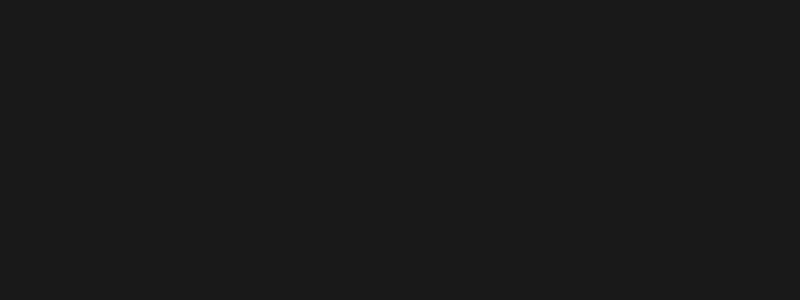
Frame 1 (no input)
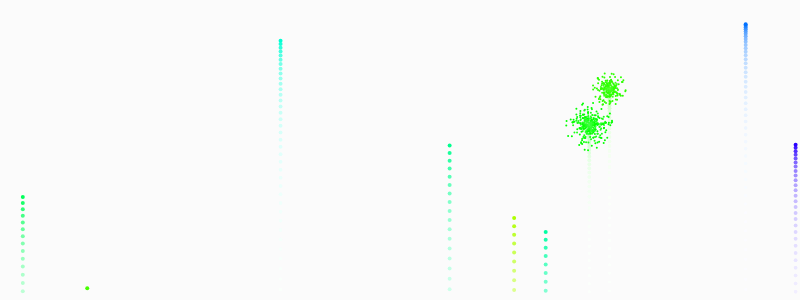
Frame 60 (no input)
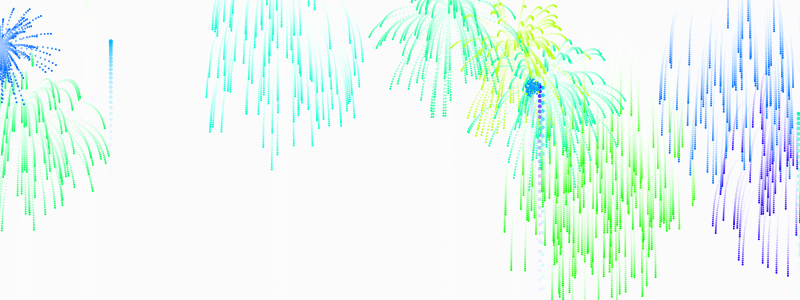
Frame 120 (the mouse pressed at the canvas centre since frame 60)

The p5.js sketch that drew these frames (run headless with seeded random() and noise() and a simulated clock; from frame 60 on, the mouse is pressed at the canvas centre):

// p5.js sketch
// ── sketch.js
var fireworks = [];
var gravity;

function setup() {
  createCanvas(800, 300);
  colorMode(HSB);
  gravity = createVector(0, 0.2);
  stroke(255);
  strokeWeight(4);
  background(0);
}

function draw() {
	colorMode(RGB);
	background(255, 25);
	// Every frame there is a 10 per cent chance of firework being made
	if (random(1) < 0.1) {
		fireworks.push(new Firework());
	}
	for (var i = fireworks.length -1; i >= 0; i--) {
		// fireworks[i].cannon();
		fireworks[i].update();
		fireworks[i].show();
		if (fireworks[i].done()) {
			// Remove firework
			fireworks.splice(i, 1);
		}
	}
}
// ── firework.js
// One particle, will make up many particles or a system
function Firework() {
	// Random hue
	this.hu = random(255);
	this.firework = new Particle(random(width), height, this.hu, true);
	this.exploded = false;
	this.particles = [];

	this.done = function() {
		// If exploded is true and there are no particles in the particles array
		if (this.exploded && this.particles.length === 0) {
			return true;
		}
		else {
			return false;
		}
	}

	this.update = function() {
		if (!this.exploded) {
			this.firework.applyForce(gravity);
			this.firework.update();
			// If this firework is going downwards then explode
			if (this.firework.velocity.y >= 0) {
				this.exploded = true;
				this.explode();
			}
		}

		// Looping through system of particles, loop backwards, take particles from back of list of particles
		for (var i = this.particles.length - 1; i >= 0; i--) {
			// Ensures each particle experiences gravity and updates
			this.particles[i].applyForce(gravity);
			this.particles[i].update();

			if (this.particles[i].done()) {
				// Deletes this particle from the array
				this.particles.splice(i, 1);
			}
		}
	}

	this.explode = function() {
		// Create this many particles
		for (var i = 0; i < 100; i++) {
			// Start at fireworks center
			var p = new Particle(this.firework.position.x, this.firework.position.y, this.hu, false);
			// Add these particles to the particles array
			this.particles.push(p);
		}
	}

	this.show = function() {
		colorMode(HSB);
		if (!this.exploded) {
			this.firework.show();
		}
		for (var i = 0; i < this.particles.length; i++) {
			this.particles[i].show();
		}
	}
}

// ── particle.js
function Particle(x, y, hu, firework) {
	this.position = createVector(x, y);
	this.firework = firework;
	// Fade out lifespan
	this.lifespan = 255;
	this.hu = hu;
	// If true returned
	if (this.firework) {
	// How high the fireworks will reach determined by this 
	this.velocity = createVector(0, random(-12, -8));
	}
	else {
		// Random direction
		this.velocity = p5.Vector.random2D();
		// Causes explosion to burst out
		this.velocity.mult(random(2, 10));
	}
	
	this.acceleration = createVector(0, 0);

	// Force accumulation
	this.applyForce = function(force) {
		this.acceleration.add(force);
	}

	this.update = function() {
		if (!this.firework) {
			// Speed of firework
			this.velocity.mult(0.9);
			// Reduces each frame
			this.lifespan -= 4;
		}
		this.velocity.add(this.acceleration);
		this.position.add(this.velocity)
		// Starts acceleration at zero
		this.acceleration.mult(0);
	}

	this.done = function() {
		if (this.lifespan < 0) {
			return true;
		}
		else {
			return false;
		}
	}

	this.show = function() {
		if (!this.firework) {
			strokeWeight(2);
			// Stroke is lifespan, will reduce each frame
			stroke(hu, 255, 255, this.lifespan);
		}
		else {
			strokeWeight(4)
			stroke(hu, 255, 255);
		}
		point(this.position.x, this.position.y);
	}
}
